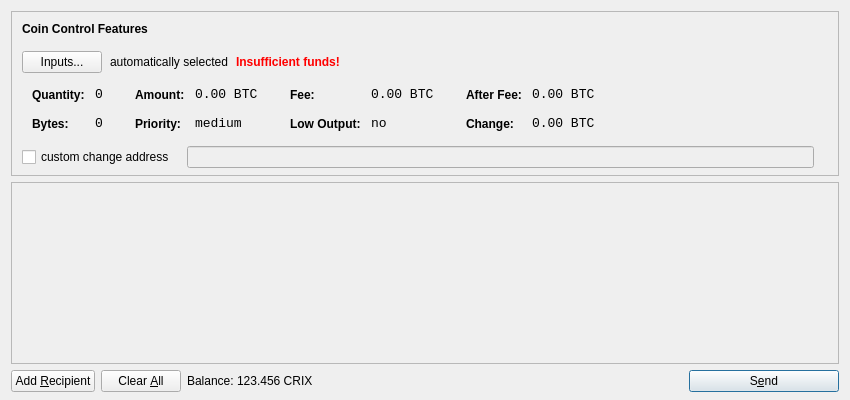
<?xml version="1.0" encoding="UTF-8"?>
<ui version="4.0">
 <class>SendCoinsDialog</class>
 <widget class="QDialog" name="SendCoinsDialog">
  <property name="geometry">
   <rect>
    <x>0</x>
    <y>0</y>
    <width>850</width>
    <height>400</height>
   </rect>
  </property>
  <property name="windowTitle">
   <string>Send Coins</string>
  </property>
  <layout class="QVBoxLayout" name="verticalLayout" stretch="0,1,0">
   <property name="bottomMargin">
    <number>8</number>
   </property>
   <item>
    <widget class="QFrame" name="frameCoinControl">
     <property name="sizePolicy">
      <sizepolicy hsizetype="Expanding" vsizetype="Expanding">
       <horstretch>0</horstretch>
       <verstretch>0</verstretch>
      </sizepolicy>
     </property>
     <property name="maximumSize">
      <size>
       <width>16777215</width>
       <height>16777215</height>
      </size>
     </property>
     <property name="frameShape">
      <enum>QFrame::StyledPanel</enum>
     </property>
     <property name="frameShadow">
      <enum>QFrame::Sunken</enum>
     </property>
     <layout class="QVBoxLayout" name="verticalLayoutCoinControl2">
      <property name="spacing">
       <number>-1</number>
      </property>
      <property name="leftMargin">
       <number>0</number>
      </property>
      <property name="topMargin">
       <number>0</number>
      </property>
      <property name="rightMargin">
       <number>0</number>
      </property>
      <property name="bottomMargin">
       <number>6</number>
      </property>
      <item>
       <layout class="QVBoxLayout" name="verticalLayoutCoinControl" stretch="0,0,0,0,1">
        <property name="spacing">
         <number>0</number>
        </property>
        <property name="leftMargin">
         <number>10</number>
        </property>
        <property name="topMargin">
         <number>10</number>
        </property>
        <item>
         <layout class="QHBoxLayout" name="horizontalLayoutCoinControl1">
          <property name="bottomMargin">
           <number>15</number>
          </property>
          <item>
           <widget class="QLabel" name="labelCoinControlFeatures">
            <property name="sizePolicy">
             <sizepolicy hsizetype="Preferred" vsizetype="Maximum">
              <horstretch>0</horstretch>
              <verstretch>0</verstretch>
             </sizepolicy>
            </property>
            <property name="font">
             <font>
              <weight>75</weight>
              <bold>true</bold>
             </font>
            </property>
            <property name="styleSheet">
             <string notr="true">font-weight:bold;</string>
            </property>
            <property name="text">
             <string>Coin Control Features</string>
            </property>
           </widget>
          </item>
         </layout>
        </item>
        <item>
         <layout class="QHBoxLayout" name="horizontalLayoutCoinControl2" stretch="0,0,0,0">
          <property name="spacing">
           <number>8</number>
          </property>
          <property name="bottomMargin">
           <number>10</number>
          </property>
          <item>
           <widget class="QPushButton" name="pushButtonCoinControl">
            <property name="styleSheet">
             <string notr="true"/>
            </property>
            <property name="text">
             <string>Inputs...</string>
            </property>
           </widget>
          </item>
          <item>
           <widget class="QLabel" name="labelCoinControlAutomaticallySelected">
            <property name="text">
             <string>automatically selected</string>
            </property>
            <property name="margin">
             <number>5</number>
            </property>
           </widget>
          </item>
          <item>
           <widget class="QLabel" name="labelCoinControlInsuffFunds">
            <property name="font">
             <font>
              <weight>75</weight>
              <bold>true</bold>
             </font>
            </property>
            <property name="styleSheet">
             <string notr="true">color:red;font-weight:bold;</string>
            </property>
            <property name="text">
             <string>Insufficient funds!</string>
            </property>
            <property name="margin">
             <number>5</number>
            </property>
           </widget>
          </item>
          <item>
           <spacer name="horizontalSpacerCoinControl">
            <property name="orientation">
             <enum>Qt::Horizontal</enum>
            </property>
            <property name="sizeHint" stdset="0">
             <size>
              <width>40</width>
              <height>1</height>
             </size>
            </property>
           </spacer>
          </item>
         </layout>
        </item>
        <item>
         <widget class="QWidget" name="widgetCoinControl" native="true">
          <property name="sizePolicy">
           <sizepolicy hsizetype="Preferred" vsizetype="Preferred">
            <horstretch>0</horstretch>
            <verstretch>0</verstretch>
           </sizepolicy>
          </property>
          <property name="minimumSize">
           <size>
            <width>0</width>
            <height>0</height>
           </size>
          </property>
          <property name="styleSheet">
           <string notr="true"/>
          </property>
          <layout class="QHBoxLayout" name="horizontalLayoutCoinControl5">
           <property name="margin">
            <number>0</number>
           </property>
           <item>
            <layout class="QHBoxLayout" name="horizontalLayoutCoinControl3" stretch="0,0,0,1">
             <property name="spacing">
              <number>20</number>
             </property>
             <property name="topMargin">
              <number>0</number>
             </property>
             <property name="bottomMargin">
              <number>10</number>
             </property>
             <item>
              <layout class="QFormLayout" name="formLayoutCoinControl1">
               <property name="horizontalSpacing">
                <number>10</number>
               </property>
               <property name="verticalSpacing">
                <number>14</number>
               </property>
               <property name="leftMargin">
                <number>10</number>
               </property>
               <property name="topMargin">
                <number>4</number>
               </property>
               <property name="rightMargin">
                <number>6</number>
               </property>
               <item row="0" column="0">
                <widget class="QLabel" name="labelCoinControlQuantityText">
                 <property name="styleSheet">
                  <string notr="true">font-weight:bold;</string>
                 </property>
                 <property name="text">
                  <string>Quantity:</string>
                 </property>
                 <property name="margin">
                  <number>0</number>
                 </property>
                </widget>
               </item>
               <item row="0" column="1">
                <widget class="QLabel" name="labelCoinControlQuantity">
                 <property name="font">
                  <font>
                   <family>Monospace</family>
                   <pointsize>10</pointsize>
                  </font>
                 </property>
                 <property name="cursor">
                  <cursorShape>IBeamCursor</cursorShape>
                 </property>
                 <property name="contextMenuPolicy">
                  <enum>Qt::ActionsContextMenu</enum>
                 </property>
                 <property name="text">
                  <string notr="true">0</string>
                 </property>
                 <property name="margin">
                  <number>0</number>
                 </property>
                 <property name="textInteractionFlags">
                  <set>Qt::LinksAccessibleByMouse|Qt::TextSelectableByKeyboard|Qt::TextSelectableByMouse</set>
                 </property>
                </widget>
               </item>
               <item row="1" column="0">
                <widget class="QLabel" name="labelCoinControlBytesText">
                 <property name="styleSheet">
                  <string notr="true">font-weight:bold;</string>
                 </property>
                 <property name="text">
                  <string>Bytes:</string>
                 </property>
                </widget>
               </item>
               <item row="1" column="1">
                <widget class="QLabel" name="labelCoinControlBytes">
                 <property name="font">
                  <font>
                   <family>Monospace</family>
                   <pointsize>10</pointsize>
                  </font>
                 </property>
                 <property name="cursor">
                  <cursorShape>IBeamCursor</cursorShape>
                 </property>
                 <property name="contextMenuPolicy">
                  <enum>Qt::ActionsContextMenu</enum>
                 </property>
                 <property name="text">
                  <string notr="true">0</string>
                 </property>
                 <property name="textInteractionFlags">
                  <set>Qt::LinksAccessibleByMouse|Qt::TextSelectableByKeyboard|Qt::TextSelectableByMouse</set>
                 </property>
                </widget>
               </item>
              </layout>
             </item>
             <item>
              <layout class="QFormLayout" name="formLayoutCoinControl2">
               <property name="horizontalSpacing">
                <number>10</number>
               </property>
               <property name="verticalSpacing">
                <number>14</number>
               </property>
               <property name="leftMargin">
                <number>6</number>
               </property>
               <property name="topMargin">
                <number>4</number>
               </property>
               <property name="rightMargin">
                <number>6</number>
               </property>
               <item row="0" column="0">
                <widget class="QLabel" name="labelCoinControlAmountText">
                 <property name="styleSheet">
                  <string notr="true">font-weight:bold;</string>
                 </property>
                 <property name="text">
                  <string>Amount:</string>
                 </property>
                 <property name="margin">
                  <number>0</number>
                 </property>
                </widget>
               </item>
               <item row="0" column="1">
                <widget class="QLabel" name="labelCoinControlAmount">
                 <property name="font">
                  <font>
                   <family>Monospace</family>
                   <pointsize>10</pointsize>
                  </font>
                 </property>
                 <property name="cursor">
                  <cursorShape>IBeamCursor</cursorShape>
                 </property>
                 <property name="contextMenuPolicy">
                  <enum>Qt::ActionsContextMenu</enum>
                 </property>
                 <property name="text">
                  <string notr="true">0.00 BTC</string>
                 </property>
                 <property name="textInteractionFlags">
                  <set>Qt::LinksAccessibleByMouse|Qt::TextSelectableByKeyboard|Qt::TextSelectableByMouse</set>
                 </property>
                </widget>
               </item>
               <item row="1" column="0">
                <widget class="QLabel" name="labelCoinControlPriorityText">
                 <property name="styleSheet">
                  <string notr="true">font-weight:bold;</string>
                 </property>
                 <property name="text">
                  <string>Priority:</string>
                 </property>
                </widget>
               </item>
               <item row="1" column="1">
                <widget class="QLabel" name="labelCoinControlPriority">
                 <property name="font">
                  <font>
                   <family>Monospace</family>
                   <pointsize>10</pointsize>
                  </font>
                 </property>
                 <property name="cursor">
                  <cursorShape>IBeamCursor</cursorShape>
                 </property>
                 <property name="contextMenuPolicy">
                  <enum>Qt::ActionsContextMenu</enum>
                 </property>
                 <property name="text">
                  <string>medium</string>
                 </property>
                 <property name="textInteractionFlags">
                  <set>Qt::LinksAccessibleByMouse|Qt::TextSelectableByKeyboard|Qt::TextSelectableByMouse</set>
                 </property>
                </widget>
               </item>
              </layout>
             </item>
             <item>
              <layout class="QFormLayout" name="formLayoutCoinControl3">
               <property name="horizontalSpacing">
                <number>10</number>
               </property>
               <property name="verticalSpacing">
                <number>14</number>
               </property>
               <property name="leftMargin">
                <number>6</number>
               </property>
               <property name="topMargin">
                <number>4</number>
               </property>
               <property name="rightMargin">
                <number>6</number>
               </property>
               <item row="0" column="0">
                <widget class="QLabel" name="labelCoinControlFeeText">
                 <property name="styleSheet">
                  <string notr="true">font-weight:bold;</string>
                 </property>
                 <property name="text">
                  <string>Fee:</string>
                 </property>
                 <property name="margin">
                  <number>0</number>
                 </property>
                </widget>
               </item>
               <item row="0" column="1">
                <widget class="QLabel" name="labelCoinControlFee">
                 <property name="font">
                  <font>
                   <family>Monospace</family>
                   <pointsize>10</pointsize>
                  </font>
                 </property>
                 <property name="cursor">
                  <cursorShape>IBeamCursor</cursorShape>
                 </property>
                 <property name="contextMenuPolicy">
                  <enum>Qt::ActionsContextMenu</enum>
                 </property>
                 <property name="text">
                  <string notr="true">0.00 BTC</string>
                 </property>
                 <property name="textInteractionFlags">
                  <set>Qt::LinksAccessibleByMouse|Qt::TextSelectableByKeyboard|Qt::TextSelectableByMouse</set>
                 </property>
                </widget>
               </item>
               <item row="1" column="0">
                <widget class="QLabel" name="labelCoinControlLowOutputText">
                 <property name="styleSheet">
                  <string notr="true">font-weight:bold;</string>
                 </property>
                 <property name="text">
                  <string>Low Output:</string>
                 </property>
                </widget>
               </item>
               <item row="1" column="1">
                <widget class="QLabel" name="labelCoinControlLowOutput">
                 <property name="font">
                  <font>
                   <family>Monospace</family>
                   <pointsize>10</pointsize>
                  </font>
                 </property>
                 <property name="cursor">
                  <cursorShape>IBeamCursor</cursorShape>
                 </property>
                 <property name="contextMenuPolicy">
                  <enum>Qt::ActionsContextMenu</enum>
                 </property>
                 <property name="text">
                  <string>no</string>
                 </property>
                 <property name="textInteractionFlags">
                  <set>Qt::LinksAccessibleByMouse|Qt::TextSelectableByKeyboard|Qt::TextSelectableByMouse</set>
                 </property>
                </widget>
               </item>
              </layout>
             </item>
             <item>
              <layout class="QFormLayout" name="formLayoutCoinControl4">
               <property name="horizontalSpacing">
                <number>10</number>
               </property>
               <property name="verticalSpacing">
                <number>14</number>
               </property>
               <property name="leftMargin">
                <number>6</number>
               </property>
               <property name="topMargin">
                <number>4</number>
               </property>
               <property name="rightMargin">
                <number>6</number>
               </property>
               <item row="0" column="0">
                <widget class="QLabel" name="labelCoinControlAfterFeeText">
                 <property name="styleSheet">
                  <string notr="true">font-weight:bold;</string>
                 </property>
                 <property name="text">
                  <string>After Fee:</string>
                 </property>
                 <property name="margin">
                  <number>0</number>
                 </property>
                </widget>
               </item>
               <item row="0" column="1">
                <widget class="QLabel" name="labelCoinControlAfterFee">
                 <property name="font">
                  <font>
                   <family>Monospace</family>
                   <pointsize>10</pointsize>
                  </font>
                 </property>
                 <property name="cursor">
                  <cursorShape>IBeamCursor</cursorShape>
                 </property>
                 <property name="contextMenuPolicy">
                  <enum>Qt::ActionsContextMenu</enum>
                 </property>
                 <property name="text">
                  <string notr="true">0.00 BTC</string>
                 </property>
                 <property name="textInteractionFlags">
                  <set>Qt::LinksAccessibleByMouse|Qt::TextSelectableByKeyboard|Qt::TextSelectableByMouse</set>
                 </property>
                </widget>
               </item>
               <item row="1" column="0">
                <widget class="QLabel" name="labelCoinControlChangeText">
                 <property name="styleSheet">
                  <string notr="true">font-weight:bold;</string>
                 </property>
                 <property name="text">
                  <string>Change:</string>
                 </property>
                </widget>
               </item>
               <item row="1" column="1">
                <widget class="QLabel" name="labelCoinControlChange">
                 <property name="font">
                  <font>
                   <family>Monospace</family>
                   <pointsize>10</pointsize>
                  </font>
                 </property>
                 <property name="cursor">
                  <cursorShape>IBeamCursor</cursorShape>
                 </property>
                 <property name="contextMenuPolicy">
                  <enum>Qt::ActionsContextMenu</enum>
                 </property>
                 <property name="text">
                  <string notr="true">0.00 BTC</string>
                 </property>
                 <property name="textInteractionFlags">
                  <set>Qt::LinksAccessibleByMouse|Qt::TextSelectableByKeyboard|Qt::TextSelectableByMouse</set>
                 </property>
                </widget>
               </item>
              </layout>
             </item>
            </layout>
           </item>
          </layout>
         </widget>
        </item>
        <item>
         <layout class="QHBoxLayout" name="horizontalLayoutCoinControl4" stretch="0,0,0">
          <property name="spacing">
           <number>12</number>
          </property>
          <property name="sizeConstraint">
           <enum>QLayout::SetDefaultConstraint</enum>
          </property>
          <property name="topMargin">
           <number>5</number>
          </property>
          <property name="rightMargin">
           <number>5</number>
          </property>
          <item>
           <widget class="QCheckBox" name="checkBoxCoinControlChange">
            <property name="text">
             <string>custom change address</string>
            </property>
           </widget>
          </item>
          <item>
           <widget class="QLineEdit" name="lineEditCoinControlChange">
            <property name="enabled">
             <bool>false</bool>
            </property>
            <property name="sizePolicy">
             <sizepolicy hsizetype="Expanding" vsizetype="Fixed">
              <horstretch>0</horstretch>
              <verstretch>0</verstretch>
             </sizepolicy>
            </property>
           </widget>
          </item>
          <item>
           <widget class="QLabel" name="labelCoinControlChangeLabel">
            <property name="sizePolicy">
             <sizepolicy hsizetype="Preferred" vsizetype="Expanding">
              <horstretch>0</horstretch>
              <verstretch>0</verstretch>
             </sizepolicy>
            </property>
            <property name="minimumSize">
             <size>
              <width>0</width>
              <height>0</height>
             </size>
            </property>
            <property name="text">
             <string/>
            </property>
            <property name="margin">
             <number>3</number>
            </property>
           </widget>
          </item>
         </layout>
        </item>
        <item>
         <spacer name="verticalSpacerCoinControl">
          <property name="orientation">
           <enum>Qt::Vertical</enum>
          </property>
          <property name="sizeHint" stdset="0">
           <size>
            <width>800</width>
            <height>1</height>
           </size>
          </property>
         </spacer>
        </item>
       </layout>
      </item>
     </layout>
    </widget>
   </item>
   <item>
    <widget class="QScrollArea" name="scrollArea">
     <property name="widgetResizable">
      <bool>true</bool>
     </property>
     <widget class="QWidget" name="scrollAreaWidgetContents">
      <property name="geometry">
       <rect>
        <x>0</x>
        <y>0</y>
        <width>830</width>
        <height>165</height>
       </rect>
      </property>
      <layout class="QVBoxLayout" name="verticalLayout_2">
       <property name="margin">
        <number>0</number>
       </property>
       <item>
        <layout class="QVBoxLayout" name="entries">
         <property name="spacing">
          <number>6</number>
         </property>
        </layout>
       </item>
       <item>
        <spacer name="verticalSpacer">
         <property name="orientation">
          <enum>Qt::Vertical</enum>
         </property>
         <property name="sizeHint" stdset="0">
          <size>
           <width>20</width>
           <height>40</height>
          </size>
         </property>
        </spacer>
       </item>
      </layout>
     </widget>
    </widget>
   </item>
   <item>
    <layout class="QHBoxLayout" name="horizontalLayout">
     <item>
      <widget class="QPushButton" name="addButton">
       <property name="toolTip">
        <string>Send to multiple recipients at once</string>
       </property>
       <property name="text">
        <string>Add &amp;Recipient</string>
       </property>
       <property name="icon">
        <iconset resource="../bitcoin.qrc">
         <normaloff>:/icons/add</normaloff>:/icons/add</iconset>
       </property>
       <property name="autoDefault">
        <bool>false</bool>
       </property>
      </widget>
     </item>
     <item>
      <widget class="QPushButton" name="clearButton">
       <property name="sizePolicy">
        <sizepolicy hsizetype="Minimum" vsizetype="Fixed">
         <horstretch>0</horstretch>
         <verstretch>0</verstretch>
        </sizepolicy>
       </property>
       <property name="toolTip">
        <string>Remove all transaction fields</string>
       </property>
       <property name="text">
        <string>Clear &amp;All</string>
       </property>
       <property name="icon">
        <iconset resource="../bitcoin.qrc">
         <normaloff>:/icons/remove</normaloff>:/icons/remove</iconset>
       </property>
       <property name="autoRepeatDelay">
        <number>300</number>
       </property>
       <property name="autoDefault">
        <bool>false</bool>
       </property>
      </widget>
     </item>
     <item>
      <layout class="QHBoxLayout" name="horizontalLayout_2">
       <property name="spacing">
        <number>3</number>
       </property>
       <item>
        <widget class="QLabel" name="label">
         <property name="text">
          <string>Balance:</string>
         </property>
        </widget>
       </item>
       <item>
        <widget class="QLabel" name="labelBalance">
         <property name="cursor">
          <cursorShape>IBeamCursor</cursorShape>
         </property>
         <property name="text">
          <string>123.456 CRIX</string>
         </property>
         <property name="textInteractionFlags">
          <set>Qt::LinksAccessibleByMouse|Qt::TextSelectableByKeyboard|Qt::TextSelectableByMouse</set>
         </property>
        </widget>
       </item>
      </layout>
     </item>
     <item>
      <spacer name="horizontalSpacer">
       <property name="orientation">
        <enum>Qt::Horizontal</enum>
       </property>
       <property name="sizeHint" stdset="0">
        <size>
         <width>40</width>
         <height>20</height>
        </size>
       </property>
      </spacer>
     </item>
     <item>
      <widget class="QPushButton" name="sendButton">
       <property name="minimumSize">
        <size>
         <width>150</width>
         <height>0</height>
        </size>
       </property>
       <property name="toolTip">
        <string>Confirm the send action</string>
       </property>
       <property name="text">
        <string>S&amp;end</string>
       </property>
       <property name="icon">
        <iconset resource="../bitcoin.qrc">
         <normaloff>:/icons/send</normaloff>:/icons/send</iconset>
       </property>
       <property name="default">
        <bool>true</bool>
       </property>
      </widget>
     </item>
    </layout>
   </item>
  </layout>
 </widget>
 <resources>
  <include location="../bitcoin.qrc"/>
 </resources>
 <connections/>
</ui>
